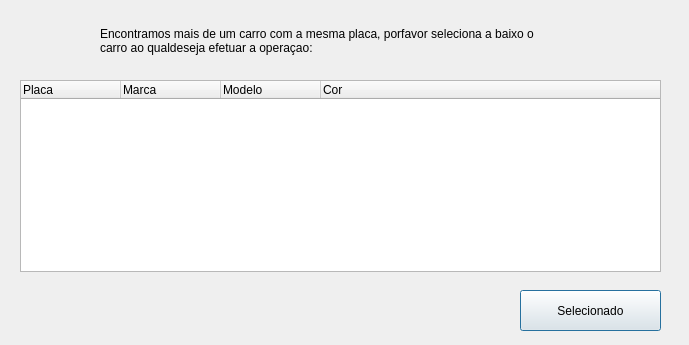
<?xml version="1.0" encoding="UTF-8"?>
<ui version="4.0">
 <class>SelecionaCarro</class>
 <widget class="QDialog" name="SelecionaCarro">
  <property name="geometry">
   <rect>
    <x>0</x>
    <y>0</y>
    <width>689</width>
    <height>345</height>
   </rect>
  </property>
  <property name="windowTitle">
   <string>Soft - ESPARTA</string>
  </property>
  <widget class="QTreeWidget" name="treeWidget">
   <property name="geometry">
    <rect>
     <x>20</x>
     <y>80</y>
     <width>641</width>
     <height>192</height>
    </rect>
   </property>
   <column>
    <property name="text">
     <string>Placa</string>
    </property>
   </column>
   <column>
    <property name="text">
     <string>Marca</string>
    </property>
   </column>
   <column>
    <property name="text">
     <string>Modelo</string>
    </property>
   </column>
   <column>
    <property name="text">
     <string>Cor</string>
    </property>
   </column>
  </widget>
  <widget class="QPushButton" name="pushButton">
   <property name="geometry">
    <rect>
     <x>520</x>
     <y>290</y>
     <width>141</width>
     <height>41</height>
    </rect>
   </property>
   <property name="text">
    <string>Selecionado</string>
   </property>
   <property name="icon">
    <iconset resource="resoruce.qrc">
     <normaloff>:/icones/icons/star.png</normaloff>:/icones/icons/star.png</iconset>
   </property>
   <property name="iconSize">
    <size>
     <width>32</width>
     <height>32</height>
    </size>
   </property>
  </widget>
  <widget class="QLabel" name="label">
   <property name="geometry">
    <rect>
     <x>100</x>
     <y>20</y>
     <width>541</width>
     <height>41</height>
    </rect>
   </property>
   <property name="text">
    <string>Encontramos mais de um carro com a mesma placa, porfavor seleciona a baixo o 
carro ao qualdeseja efetuar a operaçao:</string>
   </property>
  </widget>
  <widget class="QLabel" name="label_2">
   <property name="geometry">
    <rect>
     <x>20</x>
     <y>6</y>
     <width>67</width>
     <height>61</height>
    </rect>
   </property>
   <property name="text">
    <string/>
   </property>
   <property name="pixmap">
    <pixmap resource="resoruce.qrc">:/icones/icons/light-bulb.png</pixmap>
   </property>
   <property name="scaledContents">
    <bool>true</bool>
   </property>
  </widget>
 </widget>
 <resources>
  <include location="resoruce.qrc"/>
 </resources>
 <connections/>
</ui>
